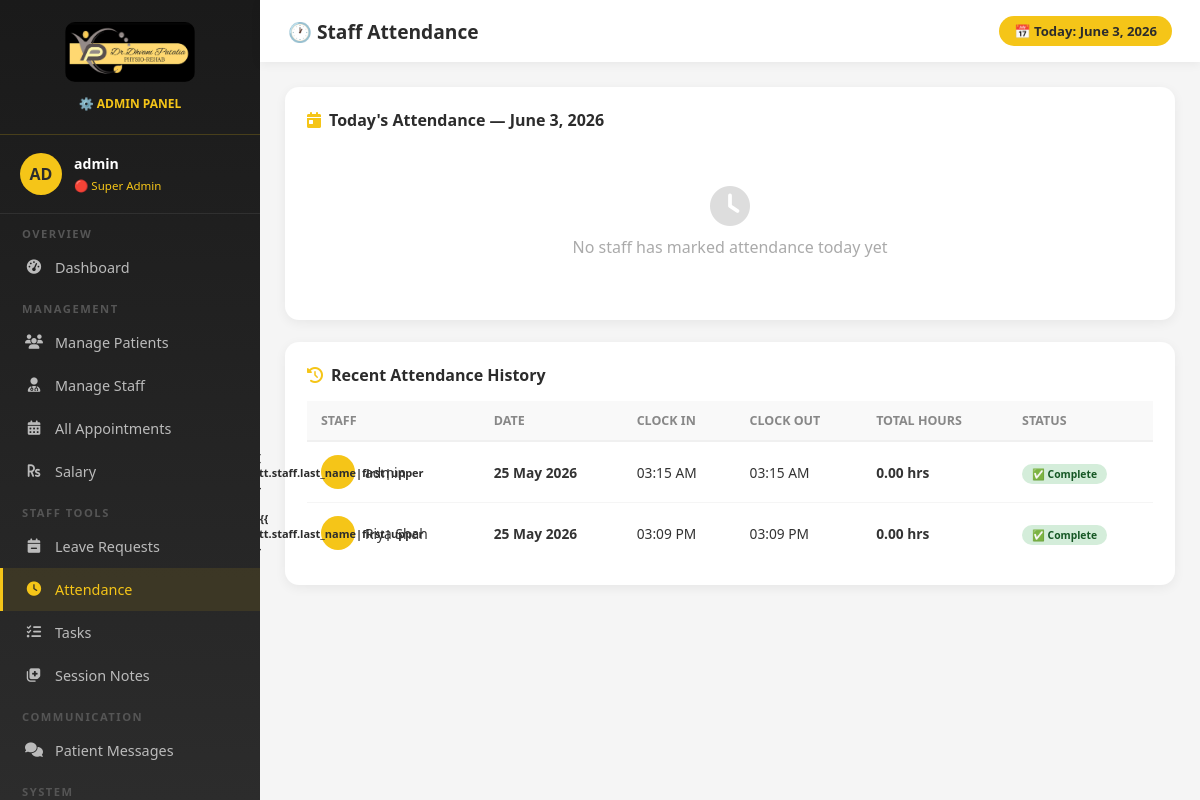
/admin-attendance (signed in), run on the app's committed database.
### core/models.py (models this page shows, shortened)
class Attendance(models.Model):
    staff = models.ForeignKey(User, on_delete=models.CASCADE, related_name='attendances')
    date = models.DateField(default=timezone.now)
    clock_in = models.TimeField(null=True, blank=True)
    clock_out = models.TimeField(null=True, blank=True)
    lunch_start = models.TimeField(null=True, blank=True)
    lunch_end = models.TimeField(null=True, blank=True)
    total_hours = models.DecimalField(max_digits=5, decimal_places=2, default=0)
    notes = models.TextField(blank=True)
    class Meta:
        unique_together = ['staff', 'date']
        ordering = ['-date']

### core/views.py (the view)
# urls.py: path('admin-attendance', views.admin_attendance, name='admin_attendance'),
@login_required(login_url='/login')
def admin_attendance(request):
    if not request.user.is_superuser:
        return redirect('/client-dashboard')
    today = timezone.now().date()
    attendance = Attendance.objects.filter(date=today).select_related('staff')
    all_attendance = Attendance.objects.all().select_related('staff')[:50]
    return render(request, 'admin_attendance.html', {
        'user': request.user,
        'today_attendance': attendance,
        'all_attendance': all_attendance,
        'today': today,
    })

### templates/admin_attendance.html (shortened to what this page needs)
{% load static %}
<!DOCTYPE html>
<html lang="en">
<head>
    <link href="https://cdnjs.cloudflare.com/ajax/libs/font-awesome/6.4.0/css/all.min.css" rel="stylesheet">
</head>
<body>
    <aside class="sidebar">
        <div class="sidebar-logo">
            <img src="{% static 'images/Dhvani_Patalia.jpeg' %}" alt="Logo">
            <p>⚙️ ADMIN PANEL</p>
        </div>
        <div class="sidebar-user">
            <div class="user-avatar">AD</div>
            <div class="user-info">
                <h4>{{ user.username }}</h4><span>🔴 Super Admin</span>
            </div>
        </div>
        <nav>
            <div class="nav-section">Overview</div>
            <a href="/admin-dashboard" class="nav-item"><i class="fas fa-tachometer-alt"></i> Dashboard</a>
            <div class="nav-section">Management</div>
            <a href="/admin-patients" class="nav-item"><i class="fas fa-users"></i> Manage Patients</a>
            <a href="/admin-staff" class="nav-item"><i class="fas fa-user-md"></i> Manage Staff</a>
            <a href="/admin-appointments" class="nav-item"><i class="fas fa-calendar-alt"></i> All Appointments</a>
            <a href="/admin-salary" class="nav-item"><i class="fas fa-rupee-sign"></i> Salary</a>
            <div class="nav-section">Staff Tools</div>
            <a href="/admin-leaves" class="nav-item"><i class="fas fa-calendar-minus"></i> Leave Requests</a>
            <a href="/admin-attendance" class="nav-item active"><i class="fas fa-clock"></i> Attendance</a>
            <a href="/admin-tasks" class="nav-item"><i class="fas fa-tasks"></i> Tasks</a>
            <a href="/admin-session-notes" class="nav-item"><i class="fas fa-notes-medical"></i> Session Notes</a>
            <div class="nav-section">Communication</div>
            <a href="/admin-chat" class="nav-item"><i class="fas fa-comments"></i> Patient Messages</a>
            <div class="nav-section">System</div>
        </nav>
    </aside>
    <div class="main-content">
        <div class="topbar">
            <h1>🕐 Staff Attendance</h1>
            <span class="date-badge">📅 Today: {{ today }}</span>
        </div>
        <div class="dashboard-body">
            <div class="table-card">
                <div class="section-title"><i class="fas fa-calendar-day"></i> Today's Attendance — {{ today }}</div>
                {% if today_attendance %}
                <table>
                    <thead>
                        <tr>
                            <th>Staff</th>
                            <th>Clock In</th>
                            <th>Lunch Start</th>
                            <th>Lunch End</th>
                            <th>Clock Out</th>
                            <th>Hours</th>
                            <th>Status</th>
                        </tr>
                    </thead>
                    <tbody>
                        {% for att in today_attendance %}
                        <tr>
                            <td>
                                <div class="staff-cell">
                                    <div class="mini-avatar">{{ att.staff.first_name|first|upper }}{{
                                        att.staff.last_name|first|upper }}</div>
                                    {{ att.staff.get_full_name|default:att.staff.username }}
                                </div>
                            </td>
                            <td>{{ att.clock_in|time:"h:i A"|default:"—" }}</td>
                            <td>{{ att.lunch_start|time:"h:i A"|default:"—" }}</td>
                            <td>{{ att.lunch_end|time:"h:i A"|default:"—" }}</td>
                            <td>{{ att.clock_out|time:"h:i A"|default:"—" }}</td>
                            <td><strong>{{ att.total_hours }} hrs</strong></td>
                            <td>
                                {% if att.clock_out %}
                                <span class="badge-complete">✅ Complete</span>
                                {% else %}
                                <span class="badge-partial">⏳ In Progress</span>
                                {% endif %}
                            </td>
                        </tr>
                        {% endfor %}
                    </tbody>
                </table>
                {% else %}
                <div class="empty-state">
                    <i class="fas fa-clock"></i>
                    <p>No staff has marked attendance today yet</p>
                </div>
                {% endif %}
            </div>
            <div class="table-card">
                <div class="section-title"><i class="fas fa-history"></i> Recent Attendance History</div>
                {% if all_attendance %}
                <table>
                    <thead>
                        <tr>
                            <th>Staff</th>
                            <th>Date</th>
                            <th>Clock In</th>
                            <th>Clock Out</th>
                            <th>Total Hours</th>
                            <th>Status</th>
                        </tr>
                    </thead>
                    <tbody>
                        {% for att in all_attendance %}
                        <tr>
                            <td>
                                <div class="staff-cell">
                                    <div class="mini-avatar">{{ att.staff.first_name|first|upper }}{{
                                        att.staff.last_name|first|upper }}</div>
                                    {{ att.staff.get_full_name|default:att.staff.username }}
                                </div>
                            </td>
                            <td><strong>{{ att.date|date:"d M Y" }}</strong></td>
                            <td>{{ att.clock_in|time:"h:i A"|default:"—" }}</td>
                            <td>{{ att.clock_out|time:"h:i A"|default:"—" }}</td>
                            <td><strong>{{ att.total_hours }} hrs</strong></td>
                            <td>
                                {% if att.clock_out %}
                                <span class="badge-complete">✅ Complete</span>
                                {% else %}
                                <span class="badge-partial">⏳ Partial</span>
                                {% endif %}
                            </td>
                        </tr>
                        {% endfor %}
                    </tbody>
                </table>
                {% else %}
                <div class="empty-state">
                    <i class="fas fa-history"></i>
                    <p>No attendance records found</p>
                </div>
                {% endif %}
            </div>
        </div>
    </div>
</body>
</html>

### templates/admin_attendance.html (style rules this page uses)
* { margin: 0; padding: 0; box-sizing: border-box; }
body { font-family: 'Segoe UI', sans-serif; background: #f5f5f5; display: flex; min-height: 100vh; }
.sidebar { width: 260px; height: 100vh; position: fixed; left: 0; top: 0; background: linear-gradient(180deg, #1a1a1a, #2C2C2C); overflow-y: auto; scrollbar-width: none; }
.sidebar-logo { padding: 22px 20px; border-bottom: 1px solid rgba(245, 197, 24, 0.2); text-align: center; }
.sidebar-logo img { width: 130px; border-radius: 10px; }
.sidebar-logo p { color: #F5C518; font-size: 0.75em; margin-top: 8px; font-weight: 600; }
.sidebar-user { padding: 18px 20px; border-bottom: 1px solid rgba(255, 255, 255, 0.08); display: flex; align-items: center; gap: 12px; }
.user-avatar { width: 42px; height: 42px; background: #F5C518; border-radius: 50%; display: flex; align-items: center; justify-content: center; font-weight: 800; color: #2C2C2C; }
.user-info h4 { color: white; font-size: 0.88em; }
.user-info span { color: #F5C518; font-size: 0.72em; }
.nav-section { padding: 12px 22px 5px; color: #555; font-size: 0.7em; text-transform: uppercase; letter-spacing: 1.5px; font-weight: 700; }
.nav-item { display: flex; align-items: center; gap: 12px; padding: 12px 22px; color: #bbb; text-decoration: none; font-size: 0.9em; transition: all 0.3s; border-left: 3px solid transparent; }
.nav-item:hover, .nav-item.active { background: rgba(245, 197, 24, 0.1); color: #F5C518; border-left-color: #F5C518; }
.nav-item i { width: 18px; text-align: center; }
.main-content { margin-left: 260px; flex: 1; }
.topbar { background: white; padding: 16px 28px; display: flex; align-items: center; justify-content: space-between; box-shadow: 0 2px 10px rgba(0, 0, 0, 0.06); position: sticky; top: 0; z-index: 50; }
.topbar h1 { font-size: 1.2em; color: #2C2C2C; font-weight: 700; }
.date-badge { background: #F5C518; color: #2C2C2C; padding: 6px 15px; border-radius: 20px; font-size: 0.82em; font-weight: 700; }
.dashboard-body { padding: 25px; }
.section-title { font-size: 1em; font-weight: 700; color: #2C2C2C; margin-bottom: 15px; display: flex; align-items: center; gap: 8px; }
.section-title i { color: #F5C518; }
.table-card { background: white; border-radius: 14px; padding: 22px; box-shadow: 0 3px 12px rgba(0, 0, 0, 0.06); margin-bottom: 22px; }
table { width: 100%; border-collapse: collapse; }
th { background: #f9f9f9; padding: 11px 14px; text-align: left; font-size: 0.78em; color: #888; font-weight: 700; text-transform: uppercase; border-bottom: 2px solid #f0f0f0; }
td { padding: 13px 14px; font-size: 0.86em; color: #333; border-bottom: 1px solid #f5f5f5; vertical-align: middle; }
tr:last-child td { border-bottom: none; }
.staff-cell { display: flex; align-items: center; gap: 10px; }
.mini-avatar { width: 34px; height: 34px; background: #F5C518; border-radius: 50%; display: flex; align-items: center; justify-content: center; font-weight: 800; color: #2C2C2C; font-size: 0.8em; flex-shrink: 0; }
.badge-complete { background: #d4edda; color: #155724; padding: 3px 10px; border-radius: 12px; font-size: 0.75em; font-weight: 700; }
.empty-state { text-align: center; padding: 40px; color: #aaa; }
.empty-state i { font-size: 2.5em; color: #ddd; margin-bottom: 10px; }

### data on the page
Attendance: staff.get_full_name "admin", date "25 May 2026", clock_in "03:15 AM", clock_out "03:15 AM", total_hours "0.00", shows "✅ Complete"
Attendance: staff.get_full_name "Riya Shah", date "25 May 2026", clock_in "03:09 PM", clock_out "03:09 PM", total_hours "0.00", shows "✅ Complete"

### other printed values
{{ user.username }} "admin"
